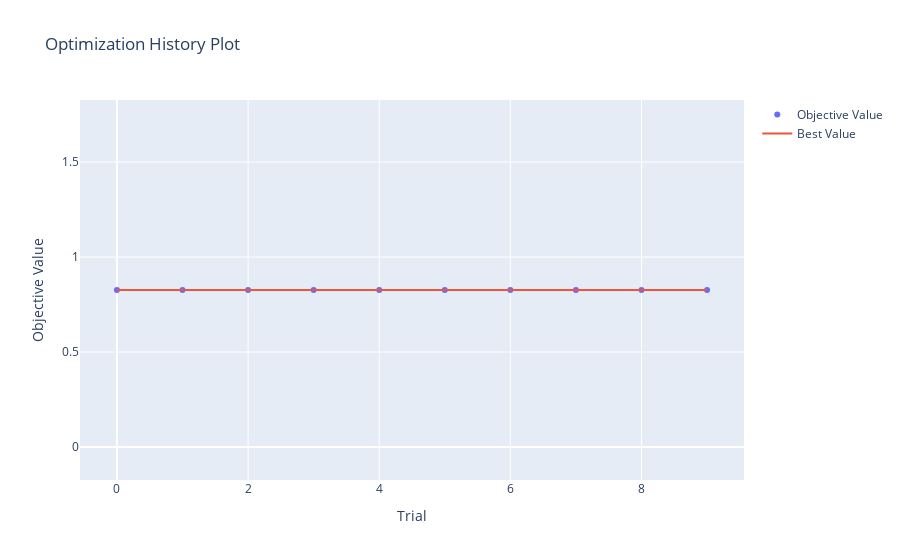

The cell this chart's notebook holds for it:
### Code cell
optuna.visualization.plot_optimization_history(study)

### Figure 1 — Plotly figure (JSON) as saved in the notebook; plotly's stock layout.template omitted (floating-point values rounded to 4 significant figures)
{"data": [{"mode": "markers", "name": "Objective Value", "type": "scatter", "x": [0, 1, 2, 3, 4, 5, 6, 7, 8, 9], "y": [0.8264, 0.8264, 0.8264, 0.8264, 0.8264, 0.8264, 0.8264, 0.8264, 0.8264, 0.8264]}, {"mode": "lines", "name": "Best Value", "type": "scatter", "x": [0, 1, 2, 3, 4, 5, 6, 7, 8, 9], "y": [0.8264, 0.8264, 0.8264, 0.8264, 0.8264, 0.8264, 0.8264, 0.8264, 0.8264, 0.8264]}, {"marker": {"color": "#cccccc"}, "mode": "markers", "name": "Infeasible Trial", "showlegend": false, "type": "scatter", "x": [], "y": []}], "layout": {"title": {"text": "Optimization History Plot"}, "xaxis": {"title": {"text": "Trial"}}, "yaxis": {"title": {"text": "Objective Value"}}}}
